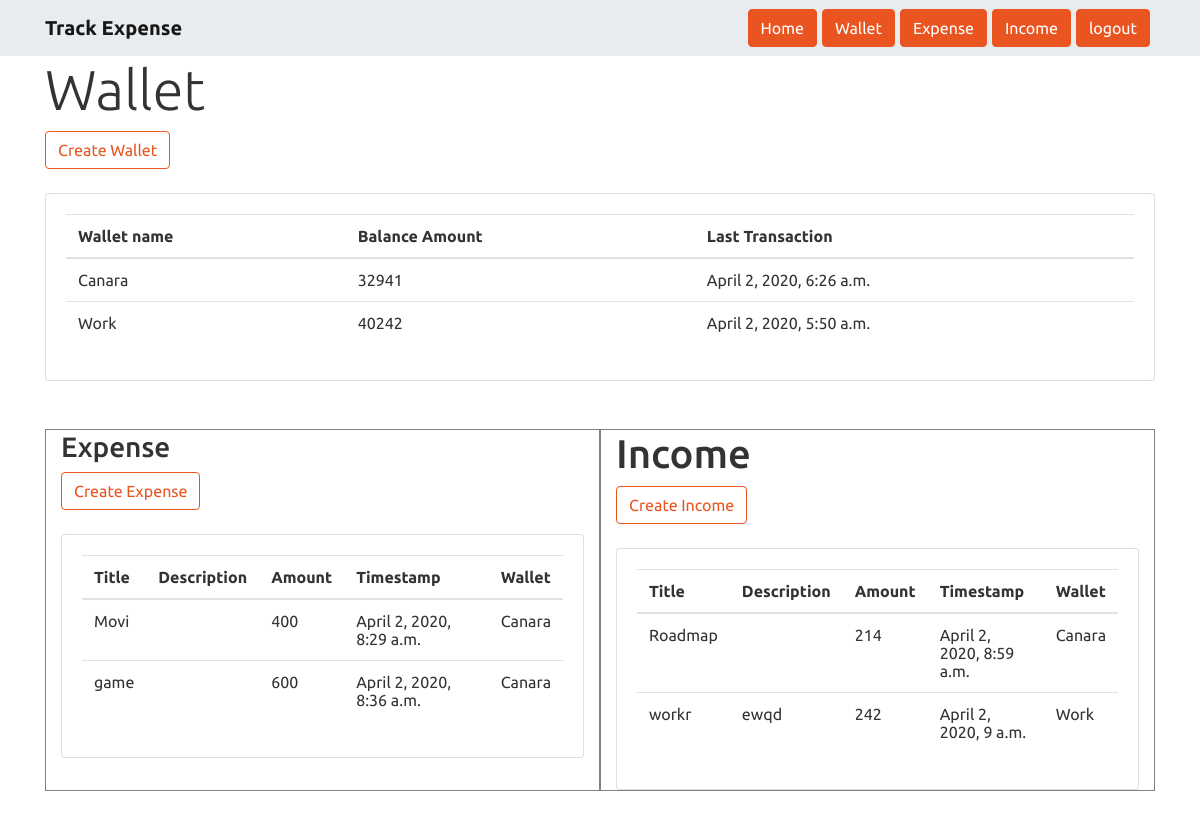
/dashboard/, run on the app's committed database.
### tracker/models.py (models this page shows, shortened)
class Wallet(models.Model):
	name = models.CharField(max_length=100)
	balance = models.IntegerField()
	last_transaction = models.DateTimeField()
	user = models.ForeignKey(User, on_delete=models.CASCADE, null=True)
	def __str__(self):
		return self.name

class Expense(models.Model):
	title = models.CharField(max_length=100)
	amount = models.IntegerField()
	timestamp = models.DateTimeField()
	description = models.TextField()
	user = models.ForeignKey(User, on_delete=models.CASCADE, null=True)
	wallet = models.ForeignKey(Wallet, on_delete=models.CASCADE, null=True)

class Income(models.Model):
        title = models.CharField(max_length=100)
        amount = models.IntegerField()
        timestamp = models.DateTimeField()
        description = models.TextField()
        user = models.ForeignKey(User, on_delete=models.CASCADE, null=True, blank=True)
        wallet = models.ForeignKey(Wallet, on_delete=models.CASCADE, null=True)

### tracker/views.py (the view)
# urls.py: path('dashboard/',dashboard),
def dashboard(request):
	all_wallet=Wallet.objects.all()
	all_expense=Expense.objects.all()
	all_income=Income.objects.all()
	return render(request,"dashboard.html",{"all_wallet":all_wallet,"all_expense":all_expense,"all_income":all_income})

### tracker/templates/dashboard.html
{% extends 'home.html' %} {% block body %}
	<div class="container" >
	  <h1 class="display-4">Wallet</h1>
	  <a href="/wallet/"><button type="button" class="btn btn-outline-primary">Create Wallet</button><br><br></a>
		  <div class="card" >
		  <div class="card-body">
			    <table class="table">
		  <thead>
		    <tr>
		      <th scope="col">Wallet name</th>
		      <th scope="col">Balance Amount</th>
		      <th scope="col">Last Transaction</th>
		    </tr>
		  </thead>
		  <tbody>
		  	{% for wallet in all_wallet %}
			    <tr>
			      <td>{{ wallet.name }}</td>
			      <td>{{ wallet.balance }}</td>
			      <td>{{ wallet.last_transaction }}</td>
			    </tr>
			    {% endfor %}
		  </tbody>
		</table>
		  </div>
	</div>
</div>
<br><br>
	<div class="container" style="display: flex; justify-content: space-around;">
		<div class="container" style="border:1px solid grey;">
	  <h3 class="">Expense</h1>
	  <a href="/expense/"><button type="button" class="btn btn-outline-primary">Create Expense</button><br><br></a>
		  <div class="card" >
		  <div class="card-body">
			    <table class="table" style="padding-bottom: 5px ">
		  <thead>
		    <tr>
		      <th scope="col">Title</th>
		      <th scope="col">Description</th>
		      <th scope="col">Amount</th>
		      <th scope="col">Timestamp</th>
		      <th scope="col">Wallet</th>
		    </tr>
		  </thead>
		  <tbody>
		  	{% for expense in all_expense %}
			    <tr>
			      <td>{{ expense.title }}</td>
			      <td>{{ expense.description }}</td>
			      <td>{{ expense.amount }}</td>
			      <td>{{ expense.timestamp }}</td>
			      <td>{{ expense.wallet }}</td>
			    </tr>
			    {% endfor %}
		  </tbody>
		</table>
		  </div>
	</div>
</div>
		<div class="container" style="border:1px solid grey;">
	  <h1 class="">Income</h1>
	  <a href="/income/"><button type="button" class="btn btn-outline-primary">Create Income</button><br><br></a>
		  <div class="card" >
		  <div class="card-body">
			    <table class="table">
		  <thead>
		    <tr>
		      <th scope="col">Title</th>
		      <th scope="col">Description</th>
		      <th scope="col">Amount</th>
		      <th scope="col">Timestamp</th>
		      <th scope="col">Wallet</th>
		    </tr>
		  </thead>
		  <tbody>
		  	{% for income in all_income %}
			    <tr>
			      <td>{{ income.title }}</td>
			      <td>{{ income.description }}</td>
			      <td>{{ income.amount }}</td>
			      <td>{{ income.timestamp }}</td>
			      <td>{{ income.wallet }}</td>
			    </tr>
			    {% endfor %}
		  </tbody>
		</table>
		  </div>
	</div>
</div>
	</div>
{% endblock %}

### tracker/templates/home.html (shortened to what this page needs)
<html>
<head>
    <link rel="stylesheet" type="text/css" href="https://bootswatch.com/4/united/bootstrap.min.css">
</head>
<body>
    <nav class="navbar navbar-expand-lg navbar-light bg-light">
        <div class='container'>
            <a class="navbar-brand" href="#"><b>Track Expense</b></a>
            <div class="collapse navbar-collapse" id="navbarSupportedContent">
                <form class="form-inline my-2 my-lg-0">
                    <a href="/dashboard/" class="btn btn-primary" style="margin-right: 5px;">Home</a>
                    <a href="/wallet/" class="btn btn-primary" style="margin-right: 5px;">Wallet</a>
                    <a href="/expense/" class="btn btn-primary" style="margin-right: 5px";>Expense</a>
                    <a href="/income/" class="btn btn-primary" style="margin-right: 5px;">Income</a>
                    <a href="/signout/" class="btn btn-primary" style="margin-right: 5px;">logout</a>
                </form>
            </div>
        </div>
    </nav>
    <div>
        {% block body %} {% endblock %}
    </div>
    <br><br>
</body>
</html>

### tracker/templates/home.html (style rules this page uses)
body { font-family: 'Nunito Sans', ; }

### data on the page
Wallet: name "Canara", balance "32941", last_transaction "April 2, 2020, 6:26 a.m."
Wallet: name "Work", balance "40242", last_transaction "April 2, 2020, 5:50 a.m."
Expense: title "Movi", amount "400", timestamp "April 2, 2020, 8:29 a.m.", wallet "Canara"
Expense: title "game", amount "600", timestamp "April 2, 2020, 8:36 a.m.", wallet "Canara"
Income: title "Roadmap", amount "214", timestamp "April 2, 2020, 8:59 a.m.", wallet "Canara"
Income: title "workr", description "ewqd", amount "242", timestamp "April 2, 2020, 9 a.m.", wallet "Work"
